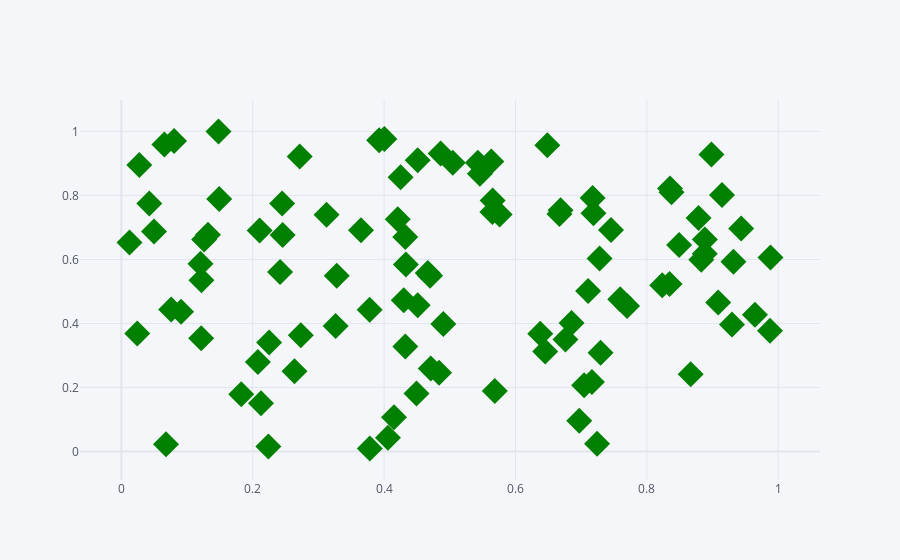

Notebook source saved alongside this figure:
### Code cell
df.iplot(kind='scatter', x='A', y='B', mode='markers+text', size=20,
        color='green', symbol='diamond')
